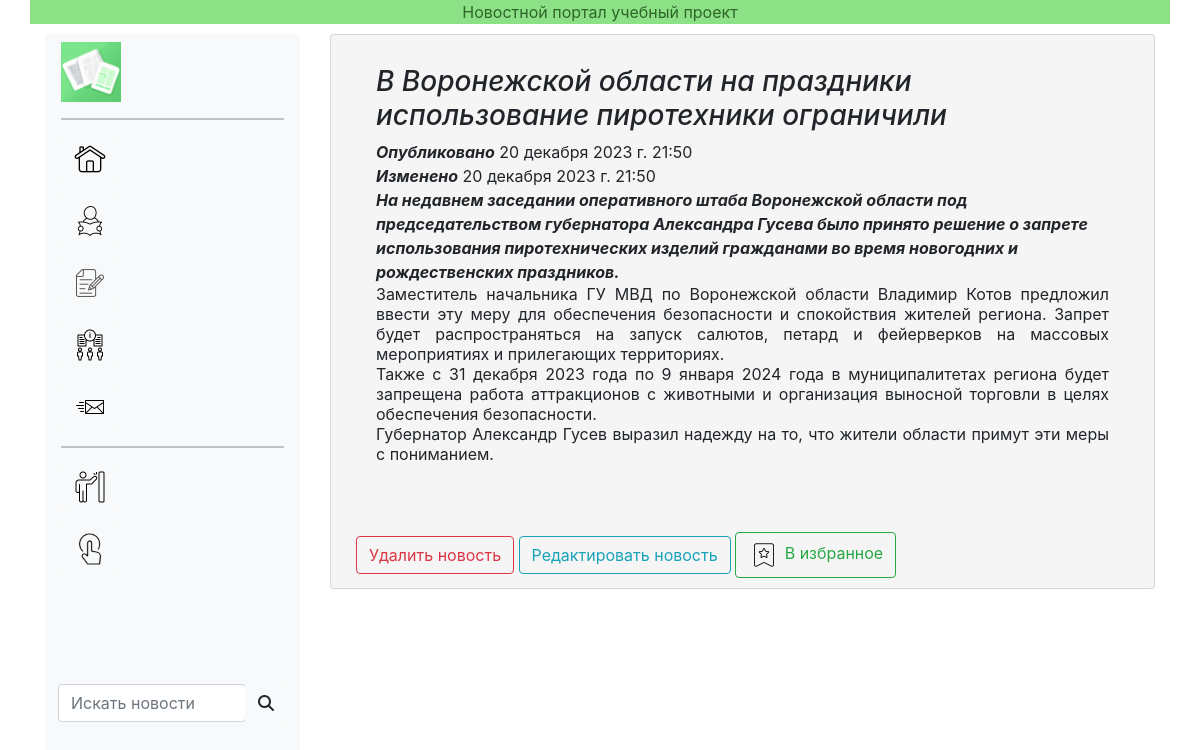
The app's page /news/news/13, older data.
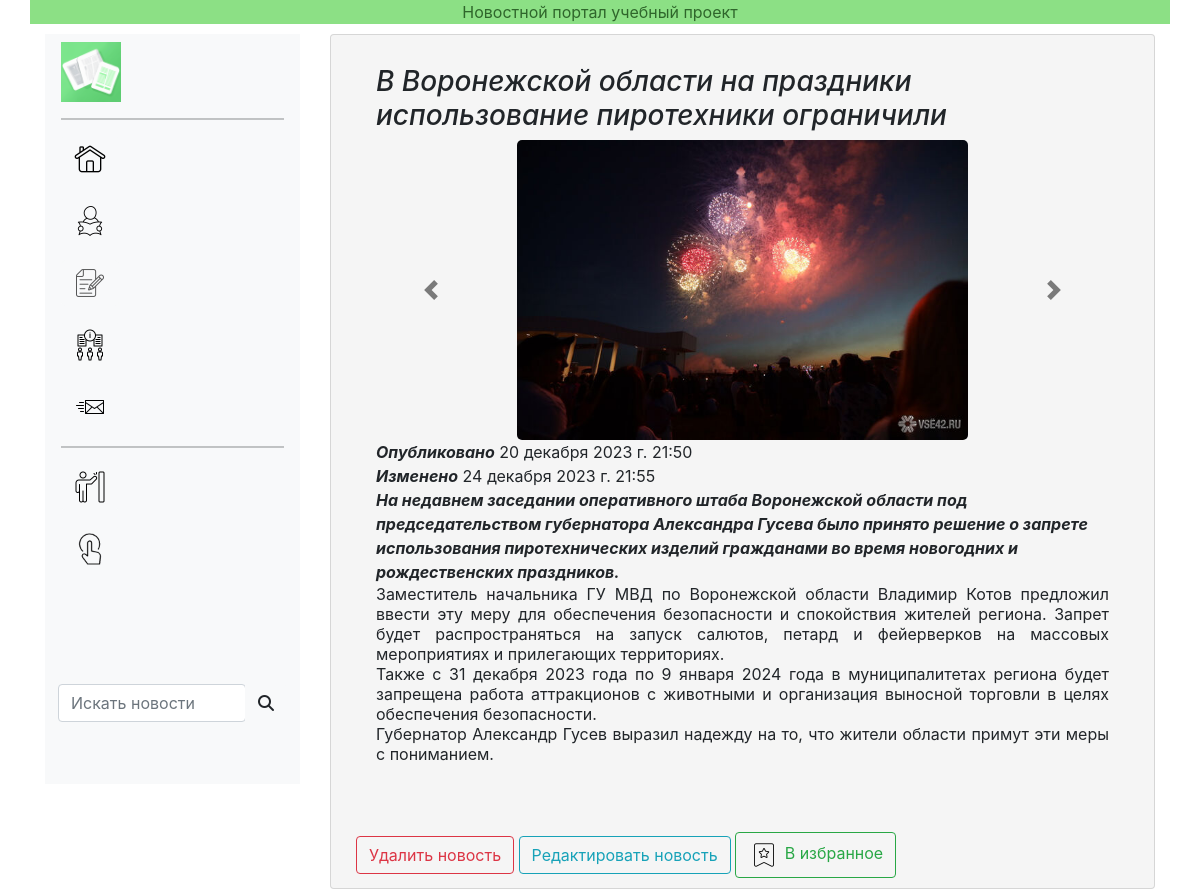
The same page, newer data.
### news/models.py (models this page shows, shortened)
class Article(models.Model):
    categories = (('E', 'Экономика'),
                  ('S', 'Наука'),
                  ('IT', 'IT'),
                  ('SP', 'Спорт'),
                  ('N', 'Природа'),
                  ('W', 'Мировые новости'),
                  ('R', 'Региональные новости'),
                  ('C', 'Культура'),
                  ('R', 'Региональные новости'))
    author = models.ForeignKey(User, on_delete=models.SET_NULL, null=True, verbose_name='Автор')
    title = models.CharField('Название', max_length=120, default='')
    anouncement = models.TextField('Аннотация', max_length=250)
    text = models.TextField('Текст новости')
    date = models.DateTimeField('Дата публикации', auto_now_add=True)
    date_change = models.DateTimeField('Дата обновления', auto_now = True)
    category = models.CharField(choices=categories, max_length=20, verbose_name='Категория')
    tags = models.ManyToManyField(to=Tag, blank=True, verbose_name='Тэги')
    status = models.BooleanField(default=True, verbose_name='Статус публикации')
    slug = models.SlugField(verbose_name='Имя в адресной строке')
    objects = models.Manager()
    published = PublishedToday()
    class Meta:
        ordering = ['title','date']
        verbose_name= 'Новость'
        verbose_name_plural='Новости'

class Image(models.Model):
    article = models.ForeignKey(Article, on_delete=models.CASCADE)
    title = models.CharField(max_length=100, blank=True)
    image = models.ImageField(upload_to='article_images/')
    class Meta:
        verbose_name= 'Картинка новости'
        verbose_name_plural='Картинки новостей'

### news/views.py (the view)
# urls.py: path('news/<int:pk>', views.ArticleDetailView.as_view(), name = 'news_detail'),
class ArticleDetailView(DetailView):
    model = Article
    template_name = 'news/news_detail.html'
    context_object_name = 'article'
    def get_context_data(self, **kwargs):
        context = super().get_context_data(**kwargs)
        current_object = self.object
        images = Image.objects.filter(article=current_object)
        context['images'] = images
        return context

### users/templatetags/users_extras.py (called while the page is built)
@register.filter(name="has_group")
def has_group(user,group_name):
    return user.groups.filter(name=group_name).exists()

### news/templates/news/news_detail.html (shortened to what this page needs)
{% extends 'news/news.html' %}
{% load static %}
{% load bootstrap5 %}
{% block body %}
<link rel="stylesheet" href="https://maxcdn.bootstrapcdn.com/bootstrap/4.0.0/css/bootstrap.min.css"
integrity="sha384-Gn5384xqQ1aoWXA+058RXPxPg6fy4IWvTNh0E263XmFcJlSAwiGgFAW/dAiS6JXm">
<div class="card" style="background-color:#f5f5f5">
    <div class="margins5 paddings5">
        <div class="container-fluid">
            <div class="card-body">
                <h3><em> {{ article.title }} </em> </h3>
                    {% if article.image_set.all.0.image.url %}
                        <div id="carouselExampleIndicators" class="carousel slide" data-ride="carousel">
                            <div class="carousel-inner">
                                {% for image in article.image_set.all %}
                                <div class="carousel-item {% if forloop.counter == 1 %} active {% endif %}" >
                                    <img class="d-block" src="{{ image.image.url }}"
                                            style="margin:auto; height:300px; width:auto; border-radius:5px;">
                                </div>
                                {% endfor %}
                            </div>
                            <a class="carousel-control-prev" href="#carouselExampleIndicators" role="button" data-slide="prev">
                            <span class="carousel-control-prev-icon" aria-hidden="true"></span>
                            </a>
                            <a class="carousel-control-next" href="#carouselExampleIndicators" role="button" data-slide="next">
                            <span class="carousel-control-next-icon" aria-hidden="true"></span>
                            </a>
                        </div>
                    {% endif %}
                <p1> <i><strong>Опубликовано</strong></i> {{ article.date }} </p1> <br>
                <p1> <i><strong>Изменено</strong></i> {{ article.date_change }} </p1> <br>
                <p1 style="text-align: justify;"> <i><strong>{{ article.anouncement }} </strong></i> </p1> <br>
                <p1 class="content_justify lh-sm" style="text-align: justify;"> {{ article.text }} </p1> <br>
            </div> <br>
        <a class="btn btn-outline-danger" href="{% url 'news_delete' article.pk %}">Удалить новость</a>
        <a class="btn btn-outline-info" href="{% url 'news_update' article.pk %}">Редактировать новость</a>
        <a class="btn btn-outline-success"  href="{% url 'favorites' article.pk %}"><img src="{% static 'main/img/icon-my-favorite.png' %}" alt="В избранное" class="navbaricons justify-content-md-end"> В избранное</i></a>
        </div>
    </div>
</div>
{% endblock %}

Row changes from the older to the newer data that the page shows:
changed Article "В Воронежской области на праздники использование пиротехники ограничили": date_change "20 декабря 2023 г. 21:50" → "24 декабря 2023 г. 21:55"
added Image: image (picture)
